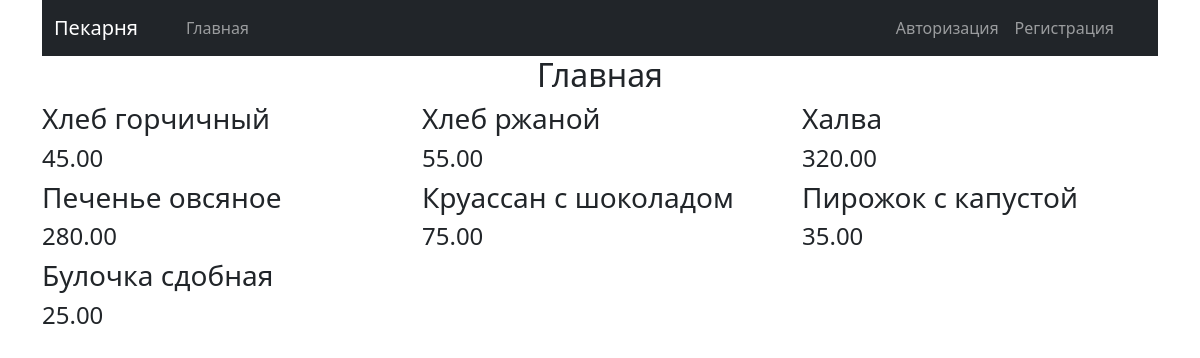
Before: / with the older database file.
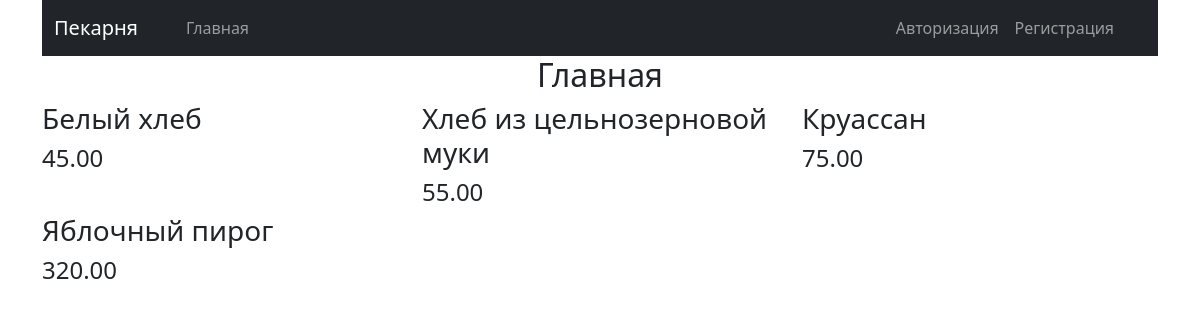
After: the same page with the newer database file.
### tables this page shows
CREATE TABLE `Products` (
  `product_id` int NOT NULL,
  `category_id` int NOT NULL,
  `name` varchar(100) NOT NULL,
  `unit_of_measure` varchar(20) NOT NULL,
  `weight` decimal(10,3) DEFAULT NULL,
  `price` decimal(10,2) NOT NULL,
  `is_active` tinyint(1) DEFAULT '1'
);

### application/controllers/Main.php (called while the page is built, shortened)
<?php
class Main extends CI_Controller
{
	public function index()
	{
		$this->load->view('templates/head.php');
		if ($this->session->userdata('role') == 'technologist') {
			$this->load->view('templates/navbar_technologist.php');
		} else if ($this->session->userdata('role') == 'expeditor') {
			$this->load->view('templates/navbar_expeditor.php');
		} else if ($this->session->userdata('role') == 'director') {
			$this->load->view('templates/navbar_owner.php');
		} else if ($this->session->userdata('role') == 'storekeeper') {
			$this->load->view('templates/navbar_storekeeper.php');
		} else if ($this->session->userdata('role') == 'client') {
			$this->load->view('templates/navbar_client.php');
		} else {
			$this->load->view('templates/navbar.php');
		}
		$this->load->model('product_model');
		$data['products'] = $this->product_model->get_active_products();
		$this->load->view('view_index.php', $data);
		$this->load->view('templates/footer.php');
	}
}

### index.php (called while the page is built, shortened)
<?php
require_once BASEPATH.'core/CodeIgniter.php';

### application/models/Product_model.php (called while the page is built, shortened)
<?php
class Product_model extends CI_Model {
    public function get_active_products() {
        $this->db->where('is_active', 1);
        $query = $this->db->get('Products');
        return $query->result_array();
    }
}
?>

### application/views/view_index.php (the view, shortened to what this page needs)
<h2 class="text-center">Главная</h2>
<div class="row">
    <?php foreach($products as $product): ?>
        <div class="col-4">
            <h3><?= $product['name']; ?></h3>
            <h4><?= $product['price']; ?></h4>
        </div>
    <?php endforeach; ?>
</div>

### application/views/templates/head.php (shortened to what this page needs)
<!DOCTYPE html>
<html lang="en">
<head>
    <link rel="stylesheet" href="css/bootstrap.min.css">
</head>
<body>
    <div class="container">

### application/views/templates/navbar.php (shortened to what this page needs)
<nav class="navbar navbar-expand-lg navbar-dark bg-dark">
    <div class="container-fluid">
        <a class="navbar-brand" href="Main/index">Пекарня</a>
        <div class="collapse navbar-collapse" id="navbarSupportedContent">
            <ul class="navbar-nav ms-4 me-auto mb-lg-0">
                <li class="nav-item">
                    <a class="nav-link" href="Main/index">Главная</a>
                </li>
            </ul>
            <ul class="navbar-nav me-4 ms-auto mb-2 mb-lg-0">
                <li class="nav-item">
                    <a class="nav-link" href="Main/login">Авторизация</a>
                </li>
                <li class="nav-item">
                    <a class="nav-link" href="Main/register">Регистрация</a>
                </li>
            </ul>
        </div>
    </div>
</nav>

### application/views/templates/footer.php (shortened to what this page needs)
</div>
</body>
</html>

Changed rows visible on the page:
removed products: name "Круассан с шоколадом", price "75.00"
removed products: name "Пирожок с капустой", price "35.00"
removed products: name "Булочка сдобная", price "25.00"
changed products: name "Хлеб горчичный" → "Белый хлеб"
changed products: name "Хлеб ржаной" → "Хлеб из цельнозерновой муки"
changed products: name "Халва" → "Круассан"; price "320.00" → "75.00"
changed products: name "Печенье овсяное" → "Яблочный пирог"; price "280.00" → "320.00"
